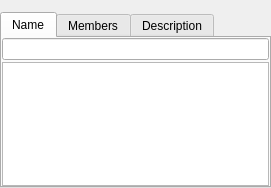
<?xml version="1.0" encoding="UTF-8"?>
<ui version="4.0">
 <class>ggClassyDataPropertiesDockWidget</class>
 <widget class="QDockWidget" name="ggClassyDataPropertiesDockWidget">
  <property name="geometry">
   <rect>
    <x>0</x>
    <y>0</y>
    <width>271</width>
    <height>188</height>
   </rect>
  </property>
  <property name="features">
   <set>QDockWidget::DockWidgetFloatable|QDockWidget::DockWidgetMovable</set>
  </property>
  <property name="allowedAreas">
   <set>Qt::LeftDockWidgetArea|Qt::RightDockWidgetArea</set>
  </property>
  <property name="windowTitle">
   <string>Properties</string>
  </property>
  <widget class="QWidget" name="dockWidgetContents">
   <layout class="QVBoxLayout" name="verticalLayout_2">
    <property name="leftMargin">
     <number>0</number>
    </property>
    <property name="topMargin">
     <number>12</number>
    </property>
    <property name="rightMargin">
     <number>0</number>
    </property>
    <property name="bottomMargin">
     <number>0</number>
    </property>
    <item>
     <widget class="QTabWidget" name="tabWidget">
      <property name="sizePolicy">
       <sizepolicy hsizetype="Preferred" vsizetype="Preferred">
        <horstretch>0</horstretch>
        <verstretch>0</verstretch>
       </sizepolicy>
      </property>
      <property name="currentIndex">
       <number>0</number>
      </property>
      <widget class="QWidget" name="tab">
       <attribute name="title">
        <string>Name</string>
       </attribute>
       <layout class="QVBoxLayout" name="verticalLayout">
        <property name="spacing">
         <number>2</number>
        </property>
        <property name="leftMargin">
         <number>0</number>
        </property>
        <property name="topMargin">
         <number>0</number>
        </property>
        <property name="rightMargin">
         <number>0</number>
        </property>
        <property name="bottomMargin">
         <number>0</number>
        </property>
        <item>
         <widget class="QLineEdit" name="lineEdit">
          <property name="sizePolicy">
           <sizepolicy hsizetype="Preferred" vsizetype="Fixed">
            <horstretch>0</horstretch>
            <verstretch>0</verstretch>
           </sizepolicy>
          </property>
         </widget>
        </item>
        <item>
         <widget class="QListWidget" name="listWidget">
          <property name="sizePolicy">
           <sizepolicy hsizetype="Preferred" vsizetype="Preferred">
            <horstretch>0</horstretch>
            <verstretch>0</verstretch>
           </sizepolicy>
          </property>
         </widget>
        </item>
       </layout>
      </widget>
      <widget class="QWidget" name="tab_2">
       <attribute name="title">
        <string>Members</string>
       </attribute>
       <layout class="QVBoxLayout" name="verticalLayout_7">
        <property name="leftMargin">
         <number>0</number>
        </property>
        <property name="topMargin">
         <number>0</number>
        </property>
        <property name="rightMargin">
         <number>0</number>
        </property>
        <property name="bottomMargin">
         <number>0</number>
        </property>
        <item>
         <widget class="QTableWidget" name="tableWidget">
          <property name="sizePolicy">
           <sizepolicy hsizetype="Preferred" vsizetype="Preferred">
            <horstretch>0</horstretch>
            <verstretch>0</verstretch>
           </sizepolicy>
          </property>
         </widget>
        </item>
       </layout>
      </widget>
      <widget class="QWidget" name="tab_3">
       <attribute name="title">
        <string>Description</string>
       </attribute>
       <layout class="QVBoxLayout" name="verticalLayout_6">
        <property name="leftMargin">
         <number>0</number>
        </property>
        <property name="topMargin">
         <number>0</number>
        </property>
        <property name="rightMargin">
         <number>0</number>
        </property>
        <property name="bottomMargin">
         <number>0</number>
        </property>
        <item>
         <widget class="QTextEdit" name="textEdit">
          <property name="sizePolicy">
           <sizepolicy hsizetype="Preferred" vsizetype="Preferred">
            <horstretch>0</horstretch>
            <verstretch>0</verstretch>
           </sizepolicy>
          </property>
         </widget>
        </item>
       </layout>
      </widget>
     </widget>
    </item>
   </layout>
  </widget>
 </widget>
 <resources/>
 <connections/>
</ui>
